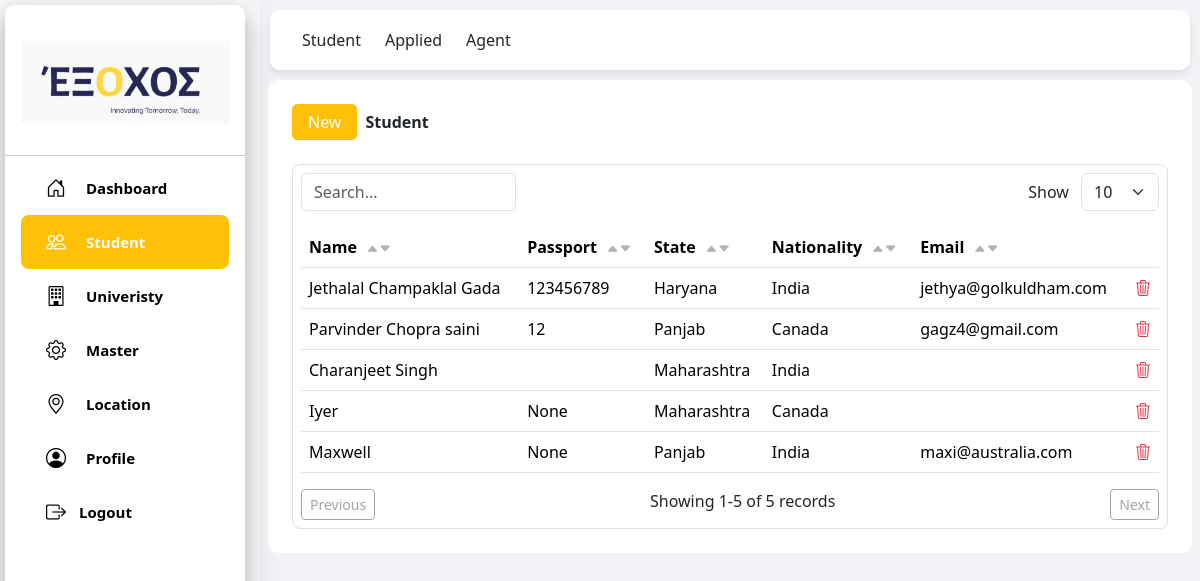
The app's page /contact/students/ with its own data.
### contact/models.py (models this page shows, shortened)
class ResStudent(models.Model):
    gender_CHOICES = [('male', 'Male'), ('female', 'Female'),('other', 'Other'),]
    martial_CHOICES = [('married', 'Married'), ('unmarried', 'Unmarried')]
    name = models.CharField(max_length=100, null=True, blank=True)
    street = models.CharField(max_length=99, null=True, blank=True)
    street2 = models.CharField(max_length=99,null=True, blank=True)
    city = models.CharField(max_length=50, null=True, blank=True)
    zip = models.CharField(max_length=10,null=True, blank=True)
    state_id = models.ForeignKey(ResState, on_delete=models.RESTRICT, null=True, blank=True)
    country_id = models.ForeignKey(ResCountry, on_delete=models.RESTRICT, null=True, blank=True, related_name='country')
    nationality = models.ForeignKey(ResCountry, on_delete=models.RESTRICT, null=True, blank=True, related_name='nation')
    passport_number = models.CharField(max_length=10,null=True, blank=True)
    phone = models.CharField(max_length=15,null=True, blank=True)
    email = models.EmailField(max_length=50,null=True, blank=True)
    dob = models.DateField(null=True, blank=True)
    gender = models.CharField(choices=gender_CHOICES, max_length=10,null=True, blank=True)
    martial_status = models.CharField(max_length=15, choices=martial_CHOICES,null=True, blank=True)
    profile = models.BinaryField(null=True, blank=True)
    parent = models.ForeignKey("self", on_delete=models.RESTRICT, null=True, blank=True,related_name="children")
    is_agent = models.BooleanField(null=True, blank=True)
    is_student = models.BooleanField(null=True, blank=True)
    is_applied = models.BooleanField(null=True, blank=True)

class ResState(models.Model):
    name = models.CharField(max_length=50)
    country_id = models.ForeignKey(ResCountry, on_delete=models.CASCADE, null=True, blank=True)

class ResCountry(models.Model):
    name = models.CharField(max_length=50)
    country_code = models.CharField(max_length=5)
    def __str__(self):
        return self.name

### contact/views.py (the view)
# urls.py: path('students/', views.students, name='student'),
def students(request):
    student_qs = ResStudent.objects.filter(is_student=True,parent=None)
    state_id = ResState.objects.all()
    headers = ['Name', 'Passport','State', 'Nationality', 'Email']
    rows = []
    for row in student_qs:
        rows.append({
            'id': row.id,
            'edit_url': reverse('contact:student_edit', args=[row.id]),
            'delete_url': reverse('contact:delete_student', args=[row.id]),
            'fields': [row.name, row.passport_number, row.state_id.name if row.state_id else "", row.nationality, row.email]
        })
    context = {'state': state_id, 'students':student_qs,'page_title': 'Student', 'student_header': headers,
               'students_rows': rows}
    return render(request, 'student_page.html', context)

### templates/student_page.html (shortened to what this page needs)
{% load static %}
<!DOCTYPE html>
<html lang="en">
<head>
    <script src="https://cdn.tailwindcss.com"></script>
    <link href="https://cdn.jsdelivr.net/npm/bootstrap@5.3.2/dist/css/bootstrap.min.css" rel="stylesheet">
    <link rel="stylesheet" href="https://cdn.jsdelivr.net/npm/bootstrap-icons@1.11.3/font/bootstrap-icons.css">
    <link rel="stylesheet" href="https://cdn.datatables.net/1.13.6/css/jquery.dataTables.min.css">
    <link rel="stylesheet" href="https://cdn.datatables.net/rowgroup/1.4.0/css/rowGroup.dataTables.min.css">
</head>
<body class="bg-light">
    {% include "student_header.html" %}
    <div class="top-header" style="border-radius: 10px; margin:10px">
        <div class="container-fluid">
            <div class="d-flex justify-content-start">
                <a class="navbar-brand text-dark me-4" href="{% url 'contact:student' %}">Student</a>
                <a class="navbar-brand text-dark me-4" href="{% url 'contact:applied' %}">Applied</a>
                <a class="navbar-brand text-dark me-4" href="{% url 'contact:agent' %}">Agent</a>
            </div>
        </div>
    </div>
    <div class="content-wrapper">
        <div class="bg-white p-4 mx-2" style="border-radius: 10px;">
            <div class="d-flex align-items-center mb-4 gap-2">
                <a href="{% url 'contact:students_create' %}" class="btn btn-warning"
                    style="padding:5px 15px; border-radius: 5px; color:white; text-decoration: none;">
                    New
                </a>
                <b>{{ page_title }}</b>
            </div>
            <div class="position-fixed top-0 end-0 p-3" style="z-index: 1100">
            </div>
            <main>
                <div class="bg-white overflow-hidden border border-gray-100 rounded-lg">
                    <div class="overflow-x-auto m-2">
                        {% block content %}
                            {% include "list_table.html" with headers=student_header rows=students_rows %}
                        {% endblock %}
                    </div>
                </div>
            </main>
        </div>
    </div>
</body>
</html>

### templates/list_table.html (shortened to what this page needs)
<div class="table-container">
    <div class="mb-3 d-flex justify-content-between">
        <input type="text" id="searchInput" class="form-control w-25" placeholder="Search...">
        <div>
            <label for="pageSize" class="me-2">Show</label>
            <select id="pageSize" class="form-select d-inline-block w-auto">
                <option value="10" selected>10</option>
            </select>
        </div>
    </div>
    <table class="table table-hover" id="reusableTable">
        <thead>
            <tr>
                {% for header in headers %}
                    <th class="sortable" data-index="{{ forloop.counter0 }}">
                        {{ header }}
                        <span class="sort-icon-placeholder"></span>
                    </th>
                {% endfor %}
                {% if headers %}
                <th></th>
                {% endif %}
            </tr>
        </thead>
        <tbody>
            {% for row in rows %}
                <tr data-id="{{ row.id }}"
                    {% if row.edit_url %}data-edit-url="{{ row.edit_url }}"{% endif %}
                    data-delete-url="{{ row.delete_url }}">
                    {% for field in row.fields %}
                        <td class="click-to-edit">{{ field }}</td>
                    {% endfor %}
                    {% if row %}
                    <td style="text-align: end;">
                        <a href="#" class="text-danger delete-link"><i class="bi bi-trash3 text-danger"></i></a>
                    </td>
                    {% endif%}
                </tr>
            {% empty %}
                <tr>
                    <td colspan="{{ headers|length }}" class="text-center text-muted">
                        No records found
                    </td>
                </tr>
            {% endfor %}
        </tbody>
    </table>
    <div class="d-flex justify-content-between mt-3">
        <button class="btn btn-sm btn-outline-secondary" id="prevPage">Previous</button>
        <span id="pageInfo"></span>
        <button class="btn btn-sm btn-outline-secondary" id="nextPage">Next</button>
    </div>
</div>

### templates/student_page.html (style rules this page uses)
.content-wrapper { margin-left: 260px; padding-top: 80px; background-color: #f0f2f5; min-height: 100vh; }
.top-header { position: fixed; top: 0; left: 260px; right: 0; z-index: 1020; background: #fff; box-shadow: 0 4px 6px -1px rgba(0, 0, 0, 0.1); height: 60px; display: flex; align-items: center; justify-content: space-between; padding: 0 20px; }

### templates/list_table.html (style rules this page uses)
.sortable .sort-icon-placeholder { margin-left: 5px; font-size: 0.8em; opacity: 0.3; }

### records on screen
ResStudent: fields "Jethalal Champaklal Gada" "123456789" "jethya@golkuldham.com"
ResState: fields "Haryana"
ResCountry: name "India"
ResStudent: fields "Parvinder Chopra saini" "12" "gagz4@gmail.com"
ResState: fields "Panjab" "Panjab"
ResCountry: name "Canada"
ResStudent: fields "Charanjeet Singh"
ResState: fields "Maharashtra" "Maharashtra"
ResStudent: fields "Iyer"
ResStudent: passport_number "None", fields "Maxwell" "None" "maxi@australia.com"

### other values on screen
{{ page_title }} "Student"
{{ header }} "Name" "Passport" "State" "Nationality" "Email"
